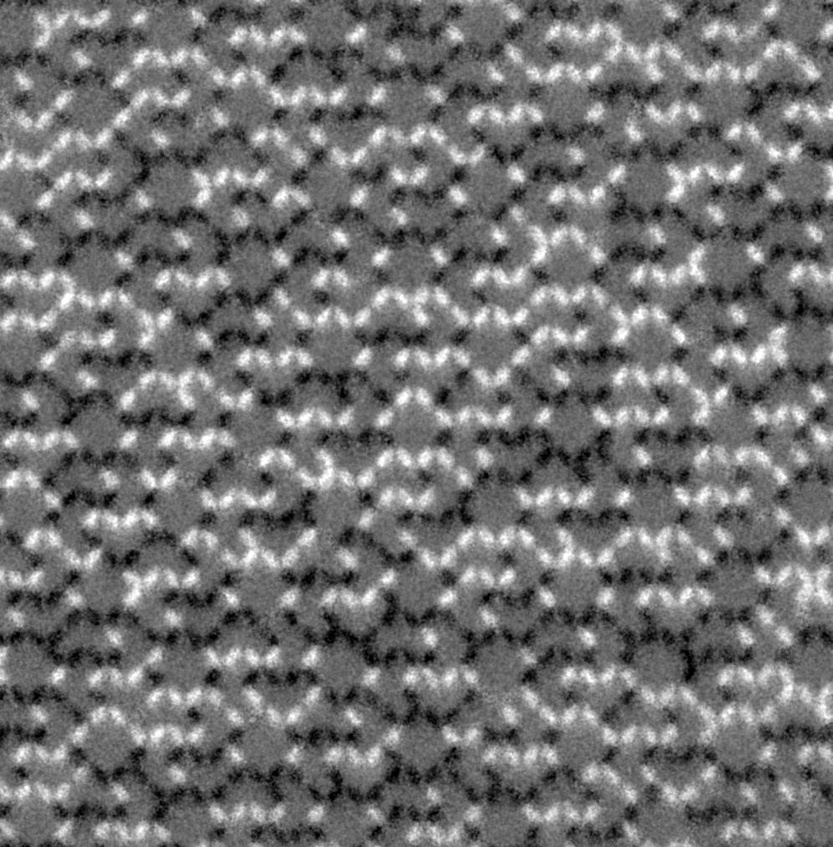
#> input picture sem7-pattern-recog/lec/XMCD#0000.JPG, 833 x 847 px, shrunk from 995 x 1011 before the run
$ jupyter execute task.ipynb
#> lines starting #> are read from the running program, lines starting #| are printed output that depends on the picture; after the words box and inside, x2 and y2 are one past the last pixel; in counts of white or black regions, pixels touching at a corner belong together
[cell 1]
import numpy as np
import cv2
import matplotlib.pyplot as plt

[cell 2]
pic = cv2.imread("./XMCD#0000.JPG", cv2.IMREAD_GRAYSCALE)
#> pic is the input picture: shape (847, 833); min 0, max 255, mean 113.1

[cell 3]
plt.imshow(pic, cmap="gray")

[cell 4]
pic2 = pic.copy()

cut = (60, 175)

pic2[pic2 < cut[0]] = 0
pic2[pic2 > cut[1]] = 255
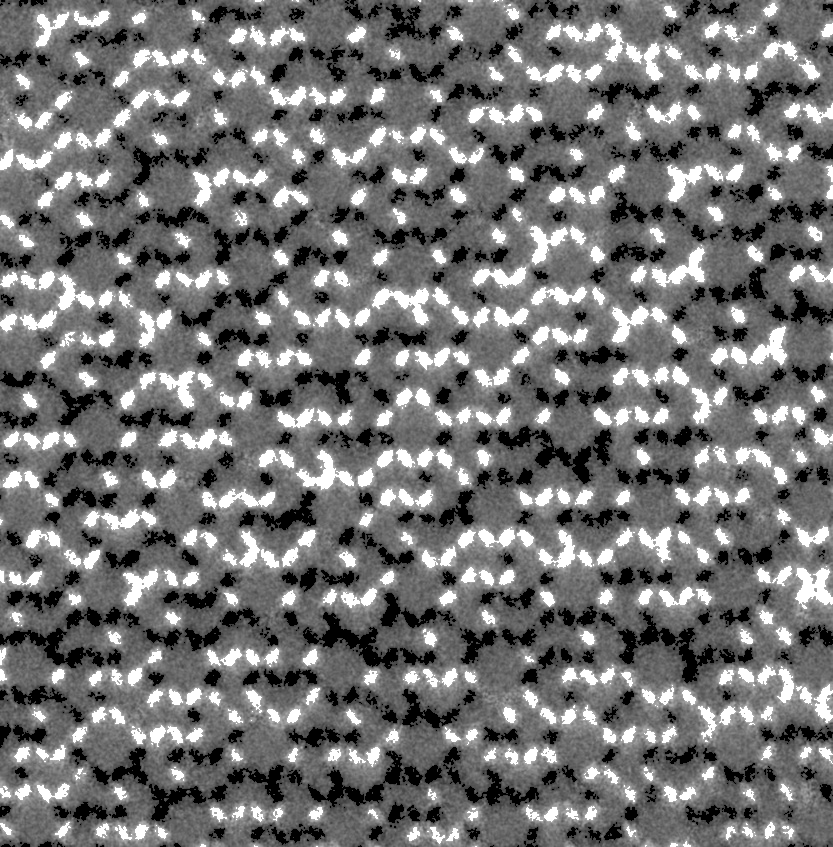
#> pic2: shape (847, 833); min 0, max 255, mean 114.7

# c3 = np.where(cut[0] < pic2, np.where(pic2 < cut[1], True, False), False)

c3 = (cut[0] < pic2) & (pic2 < cut[1])
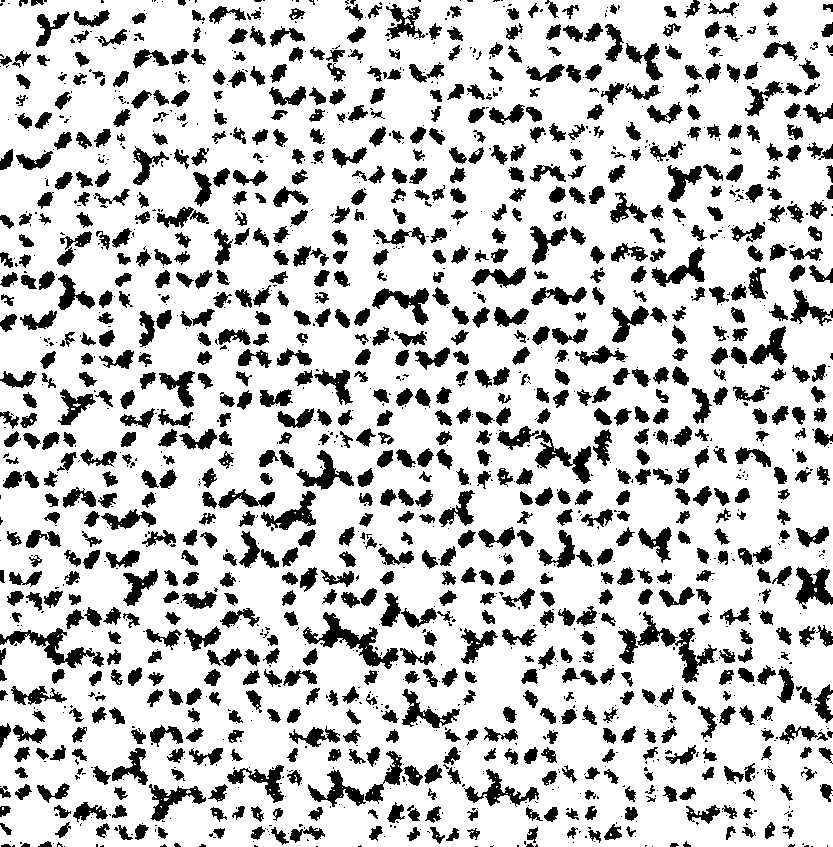
#> c3: shape (847, 833) bool; 78.3% white; 1806 black regions (907 under 20 px), largest, box (x1, y1, x2, y2) and area: (303, 612, 399, 669) 1514, (637, 611, 717, 683) 1369, (0, 628, 104, 668) 1236

pic2[c3] = 128
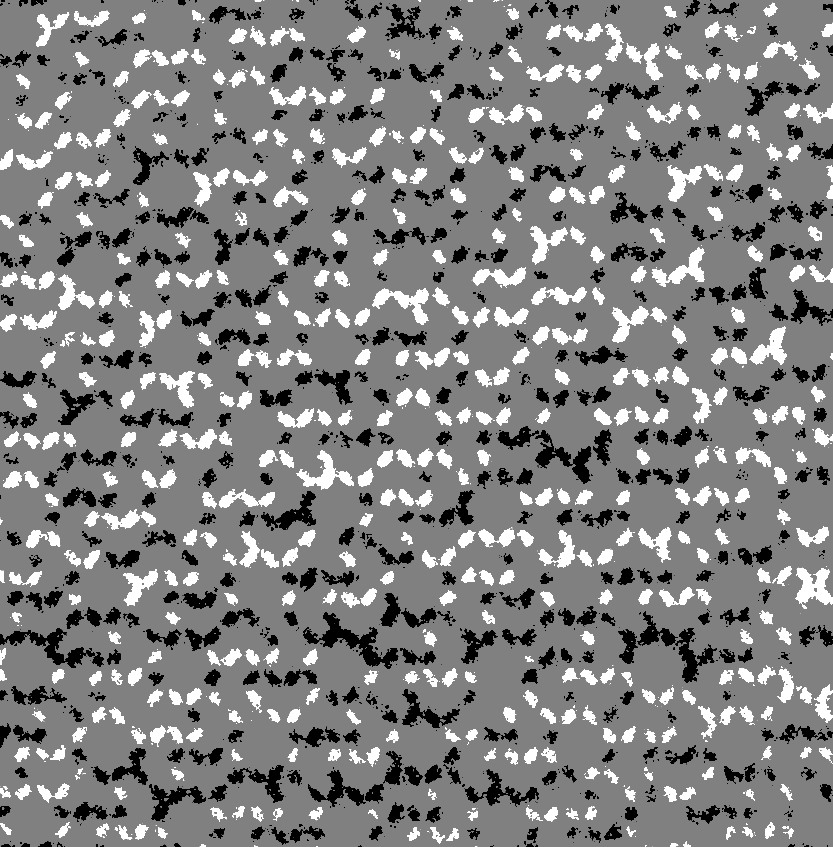
#> pic2: shape (847, 833); min 0, max 255, mean 128.7

plt.imshow(pic2, cmap="gray")

plt.plot([0, 1000], [1000-100, 1000-100])
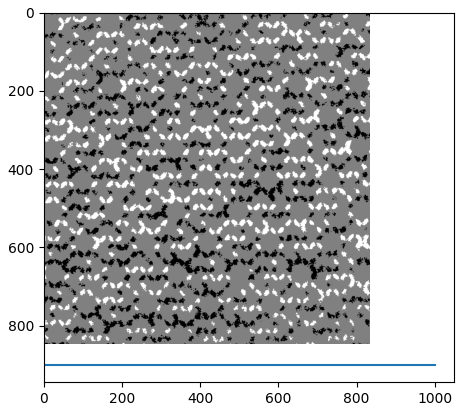
#> figure drawn by matplotlib, 1 panel

$ run again, with sem7-pattern-recog/lec/XMCD#0009.JPG copied over sem7-pattern-recog/lec/XMCD#0000.JPG
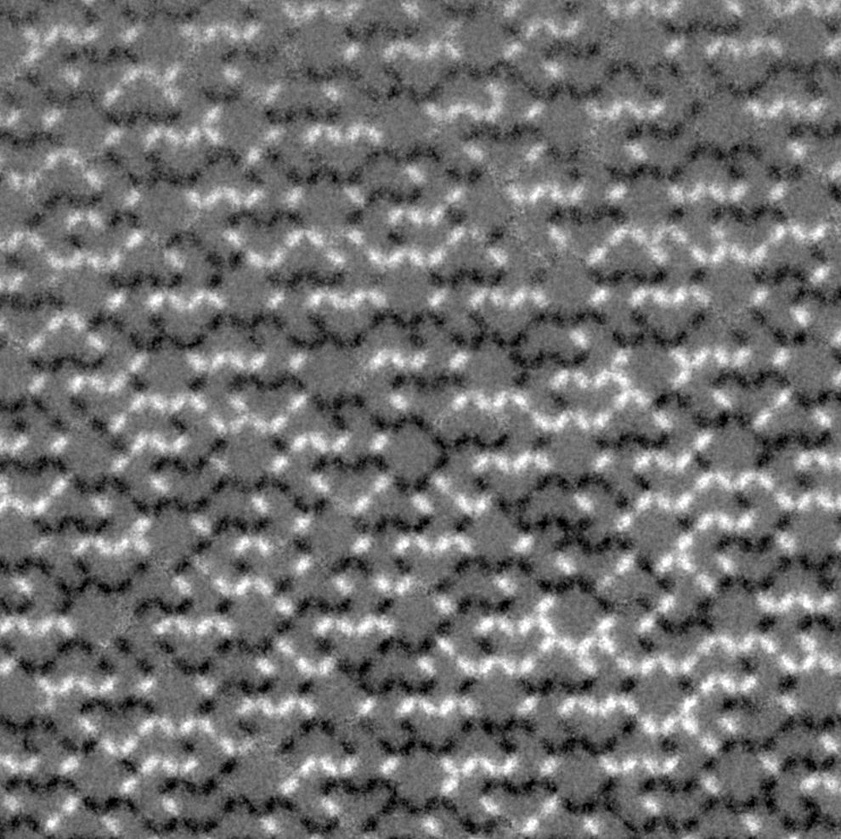
#> input picture sem7-pattern-recog/lec/XMCD#0009.JPG, 841 x 839 px, shrunk from 990 x 988 before the run
#> pic is the input picture: shape (839, 841); min 0, max 255, mean 112.4
#> `c3 = (cut[0] < pic2) & (pic2 < cut[1])`:
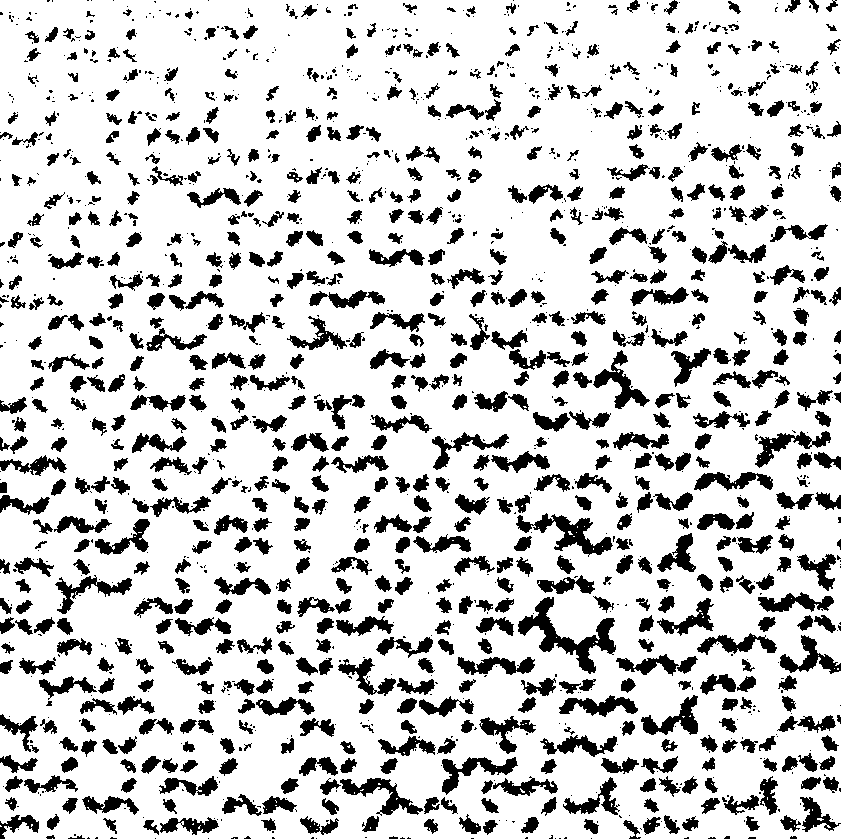
#> c3: shape (839, 841) bool; 80.8% white; 1640 black regions (869 under 20 px), largest, box (x1, y1, x2, y2) and area: (518, 597, 616, 674) 2120, (516, 513, 613, 557) 1438, (340, 778, 423, 816) 1027
#> `[cell 4] pic2 = pic.copy()  cut = (60, 175)  pic2[pic2 < cut[0]] = 0 p..`:
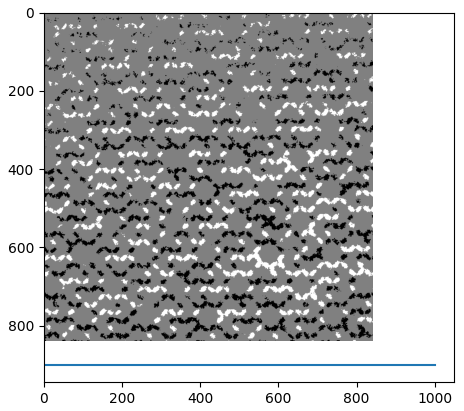
#> figure drawn by matplotlib, 1 panel
